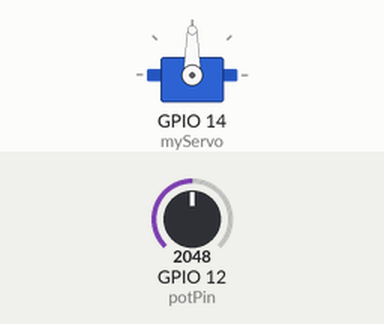
Bench run of a sketch on a simulated ESP32. On the bench: servo. The test bench sets the inputs (shaded band); at power-on: GPIO 12 (potPin) = 2048.

Above: at 1.2 s.
1.3 s: GPIO 12 (potPin) set to 2866
At 2.1 s:
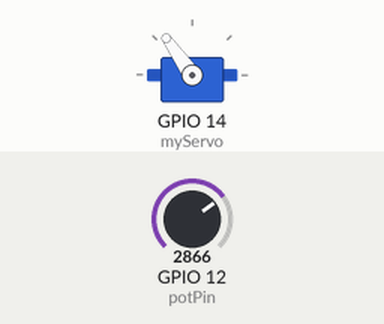
2.8 s: GPIO 12 (potPin) set to 3603
At 3.8 s:
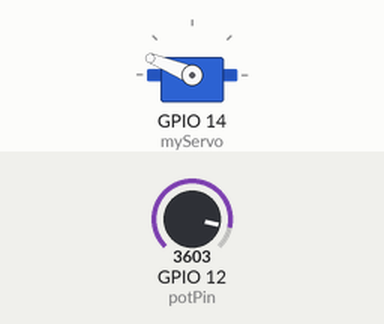
4.3 s: GPIO 12 (potPin) set to 4095
At 4.8 s:
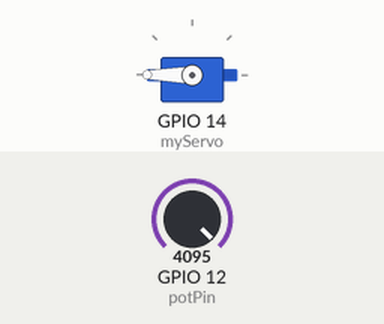
5.8 s: GPIO 12 (potPin) set to 1228
At 7.0 s:
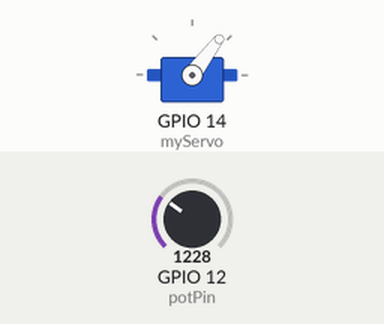
7.3 s: GPIO 12 (potPin) set to 491
At 8.2 s:
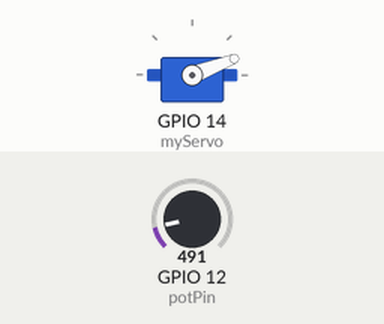
Timing chart, 0 to 9.8 s (numbered marks = the images above; inputs shaded):
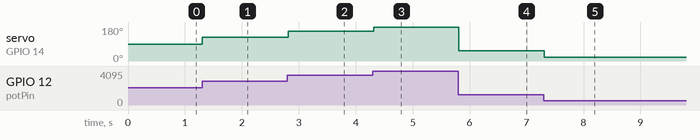

The sketch:

ServoSweep.ino
```cpp
#include <ESP32Servo.h>

Servo myServo;
int potPin = 12;
int potValue = 0;
int angle = 0;

void setup() {
  myServo.attach(14);
}

void loop() {
  potValue = analogRead(potPin);
  angle = map(potValue, 0, 4095, 0, 180);
  myServo.write(angle);
  delay(15);
}
```

Measured:
- after the input at 1.3 s, servo on GPIO 14 (myServo): 90° → 125° at once
- after the input at 2.8 s, servo on GPIO 14 (myServo): 125° → 158° at once
- after the input at 4.3 s, servo on GPIO 14 (myServo): 158° → 180° at once
- after the input at 5.8 s, servo on GPIO 14 (myServo): 180° → 53° at once
- after the input at 7.3 s, servo on GPIO 14 (myServo): 53° → 21° at once
